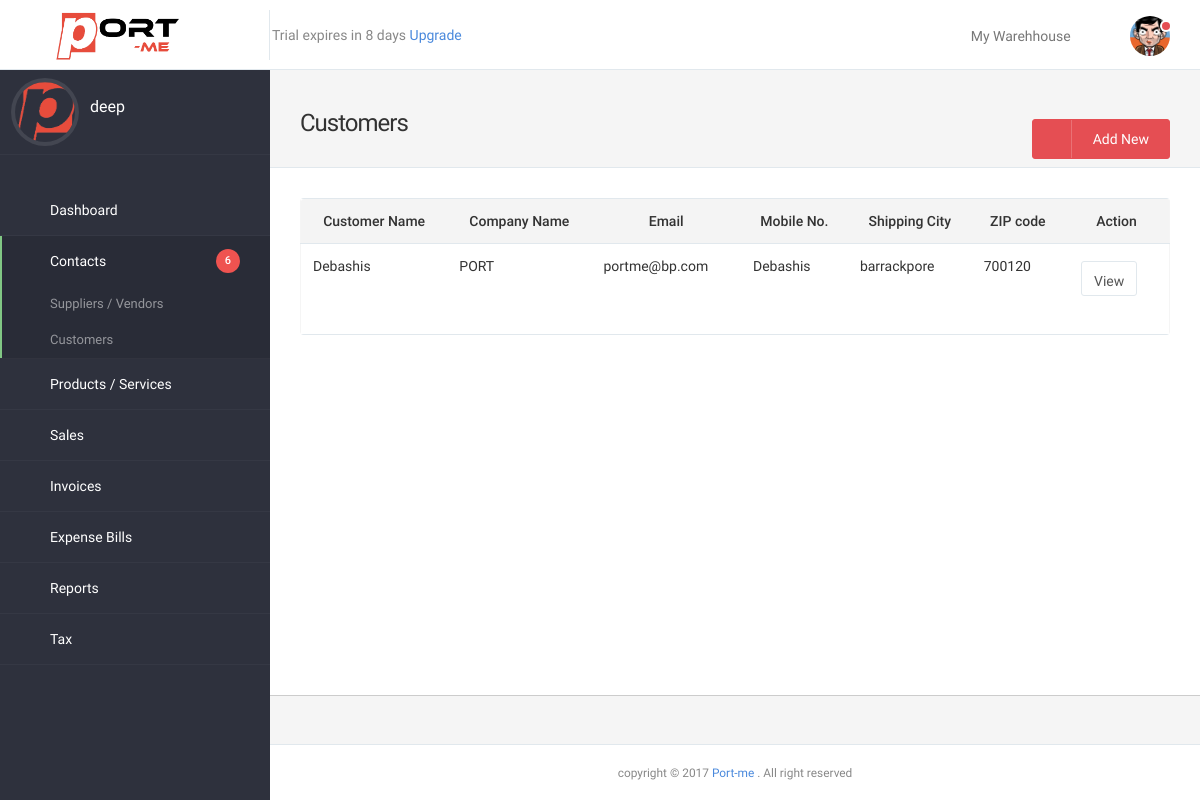
Screenshot of /customer.php (signed in) with the database file from the repository.
### tables this page shows
CREATE TABLE IF NOT EXISTS `users` (
  `user_id` int(255) NOT NULL AUTO_INCREMENT,
  `logo_image` varchar(255) NOT NULL,
  `username` varchar(255) NOT NULL,
  `email` varchar(255) NOT NULL,
  `business_name` varchar(255) NOT NULL,
  `type_business` varchar(255) NOT NULL,
  `password` varchar(255) NOT NULL,
  `phone` varchar(255) NOT NULL,
  `country` varchar(255) NOT NULL,
  `status` enum('active','pending','cancel') NOT NULL,
  `date` varchar(255) NOT NULL,
  `subscription_package` varchar(255) NOT NULL,
  `subscription_expdate` varchar(255) NOT NULL,
  `subscription_price` varchar(255) NOT NULL,
  `pan` varchar(255) NOT NULL,
  `adhaar` varchar(255) NOT NULL,
  `business` varchar(255) NOT NULL,
  `street` longtext NOT NULL,
  `city` varchar(255) NOT NULL,
  `state` varchar(255) NOT NULL,
  `zip` varchar(255) NOT NULL,
  PRIMARY KEY (`user_id`)
);

CREATE TABLE IF NOT EXISTS `customers` (
  `customer_id` int(255) NOT NULL AUTO_INCREMENT,
  `salutation` varchar(255) NOT NULL,
  `firstname` varchar(255) NOT NULL,
  `lastname` varchar(255) NOT NULL,
  `company_name` varchar(255) NOT NULL,
  `email` varchar(255) NOT NULL,
  `work_phone` varchar(255) NOT NULL,
  `mobile` varchar(255) NOT NULL,
  `website` varchar(255) NOT NULL,
  `billing_street` longtext NOT NULL,
  `billing_city` varchar(255) NOT NULL,
  `billing_state` varchar(255) NOT NULL,
  `billing_zip` varchar(255) NOT NULL,
  `shipping_street` longtext NOT NULL,
  `shipping_city` varchar(255) NOT NULL,
  `shipping_state` varchar(255) NOT NULL,
  `shipping_zip` varchar(255) NOT NULL,
  `notes` longtext NOT NULL,
  `date` varchar(255) NOT NULL,
  `added_by` varchar(255) NOT NULL,
  `business_id` varchar(255) NOT NULL,
  PRIMARY KEY (`customer_id`)
);

### customer.php (the view, shortened to what this page needs)
<!DOCTYPE html>
<html lang=en>
<head>
	<?php include("metalinks.php");?>
</head>
<body>
	<div id="rs-wrapper">
		<?php
			include("header.php");
			include("sidebar.php");
		?>
		<article class="rs-content-wrapper">
			<div class="rs-content">
				<div class="rs-inner">
					<div class="rs-dashhead m-b-lg" style="background:#f5f5f5">
						<div class="rs-dashhead-content">
							<div class="rs-dashhead-titles">
								<h3 class="rs-dashhead-title m-t">
									Customers
								</h3>
							</div>
						<div class="col-md-12 col-sm-12">
						</div>
							<div class="rs-dashhead-toolbar">
								<button type="button" class="btn btn-success btn-wide rs-btn-icon block-on-mobile" onclick="window.location.href='add_customer.php'">
									<span class="gcon gcon-upload-to-cloud icon-btn"></span>
									Add New
								</button>
							</div>
						</div>
					</div>
					<div class="container-fluid">
						<div class="panel panel-plain panel-rounded table-responsive">
								<table class="table table-b-t table-b-b datatable-default rs-table table-default" style="border-right:1px solid #f5f5f5;border-left:1px solid #f5f5f5;">
									<thead>
							            <tr>
							                <th style="text-align:center;">Customer Name</th>
							                <th style="text-align:center;">Company Name</th>
							                <th style="text-align:center;">Email</th>
							                <th style="text-align:center;">Mobile No.</th>
							                <th style="text-align:center;">Shipping City</th>
							                <th style="text-align:center;">ZIP code</th>
											<th style="text-align:center;">Action</th>
							            </tr>
							        </thead>
							        <tbody>
							            <tr>
										<?php
										$customer_info = mysqli_query ($mysqli,"select * from customers where business_id='".$user_id."'");
										while ($fetch_customer_info = mysqli_fetch_array($customer_info))
										{
										?>
							                <td><?php echo $fetch_customer_info['firstname']?></td>
											<td><?php echo $fetch_customer_info['company_name']?></td>
							                <td><?php echo $fetch_customer_info['email']?></td>
							                <td><?php echo $fetch_customer_info['mobile']?></td>
							                <td><?php echo $fetch_customer_info['shipping_city']?></td>
							                <td><?php echo $fetch_customer_info['shipping_zip']?></td>
											<td>
												<a href="view_customer.php?cu_id=<?php echo $fetch_customer_info['customer_id'];?>" class="btn btn-default" style="height:35px;margin:5px;"> View </a><br>
												<a href="edit_customer.php?cu_id=<?php echo $fetch_customer_info['customer_id'];?>" class="fa fa-pencil" style="height:10px;margin:5px;"></a>
												<a href="?delete_id=<?php echo $fetch_customer_info['customer_id'];?>" class="fa fa-trash" style="height:10px;margin:5px;"></a>
											</td>
							            </tr>
							           <?php
										}
										?>
							        </tbody>
								</table>
						</div>
					</div>
				</div>
			</div>
		</article>
	<?php include("footer.php");?>
</body>
</html>

### sidebar.php (shortened to what this page needs)
<?php
$page_name = BASENAME($_SERVER['PHP_SELF']);
$user_id = $_SESSION['user_id'];
$cu_info = mysqli_query($mysqli, "select * from users where user_id = '".$user_id."'");
$fetch_details = mysqli_fetch_array($cu_info);
?>
<aside class="rs-sidebar">
			<ul class="rs-sidebar-nav default-sidebar-nav">
				<li class="rs-user-sidebar">
					<a href="my_account.php">
						<img src="uploads/<?php echo $fetch_details['logo_image'];?>" alt="Avatar" class="avatar img-circle">
						<?php echo $fetch_details['username']; ?>
					</a>
				</li>
				<li class="menu-block-divider"></li>
				<li class="nav-item start <?php if($page_name == 'dashboard.php'){ ?>active open<?php } ?>">
					<a href="dashboard.php">
						<span class="gcon gcon-gauge rs-icon-menu"></span>Dashboard
					</a>
				</li>
				<li class="nav-item start <?php if($page_name == 'vendor.php' ||  $page_name == 'customer.php') { ?>active open<?php } ?>">
					<a href="javascript:void(0);">
						<span class="badge badge-danger">6</span>
						<span class="fa fa-address-book rs-icon-menu"></span>Contacts
					</a>
					<ul>
						<li ><a href="vendor.php">Suppliers / Vendors</a></li>
						<li ><a href="customer.php">Customers</a></li>
					</ul>
				</li>
				<li class="nav-item start <?php if($page_name == 'product_group.php' ||  $page_name == 'product.php') { ?>active open<?php } ?>">
					<a href="javascript:void(0);">
						<span class="fa fa-shopping-cart rs-icon-menu"></span>Products / Services
					</a>
				</li>
				<li class="nav-item start <?php if($page_name == 'view_sales_order.php'){ ?>active open<?php } ?>">
					<a href="sales_order.php">
						<span class="fa fa-usd rs-icon-menu"></span>Sales
					</a>
				</li>
				<li class="nav-item start <?php if($page_name == 'invoice.php') { ?>active open<?php } ?>">
					<a href="invoice.php">
						<span class="fa fa-file-pdf-o rs-icon-menu"></span>Invoices
					</a>
				</li>
				<li class="nav-item start <?php if($page_name == 'add_bill.php' ||  $page_name == 'view_bill.php') { ?>active open<?php } ?>">
					<a href="javascript:void(0);">
						<span class="fa fa-table rs-icon-menu"></span>Expense Bills
					</a>
				</li>
				<li class="nav-item start <?php if($page_name == 'reports.php') { ?>active open<?php } ?>">
					<a href="reports.php">
						<span class="fa fa-file-o rs-icon-menu"></span>Reports
					</a>
				</li>
				<li class="nav-item start <?php if($page_name == 'tax.php') { ?>active open<?php } ?>">
					<a href="tax.php">
						<span class="fa fa-balance-scale rs-icon-menu"></span>Tax
					</a>
				</li>
				<li class="menu-block-divider"></li>
			</ul>
		</aside>

### css/helper.css (style rules this page uses)
.m-t,.m-y { margin-top:10px!important }
.m-b-lg,.m-y-lg { margin-bottom:30px!important }

### metalinks.php (style rules this page uses)
.rs-content-wrapper { background:#fff; border-bottom:1px solid #CCC; }
.panel-rounded { border:0px; }

### rows the page displays
users: logo_image (picture), username "deep"
customers: firstname "Debashis", company_name "PORT", email "portme@bp.com", mobile "Debashis", shipping_city "barrackpore", shipping_zip "700120"
